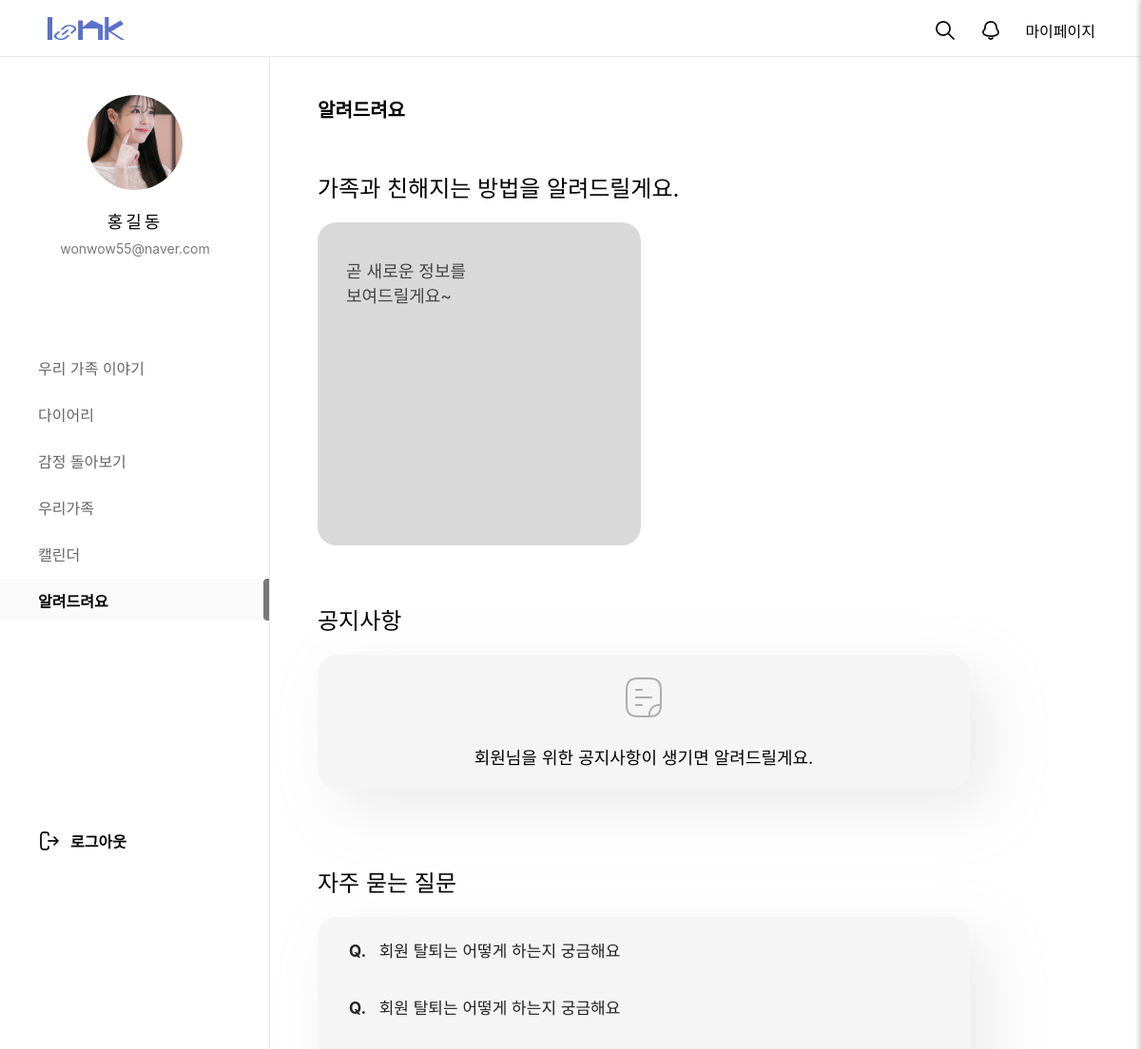
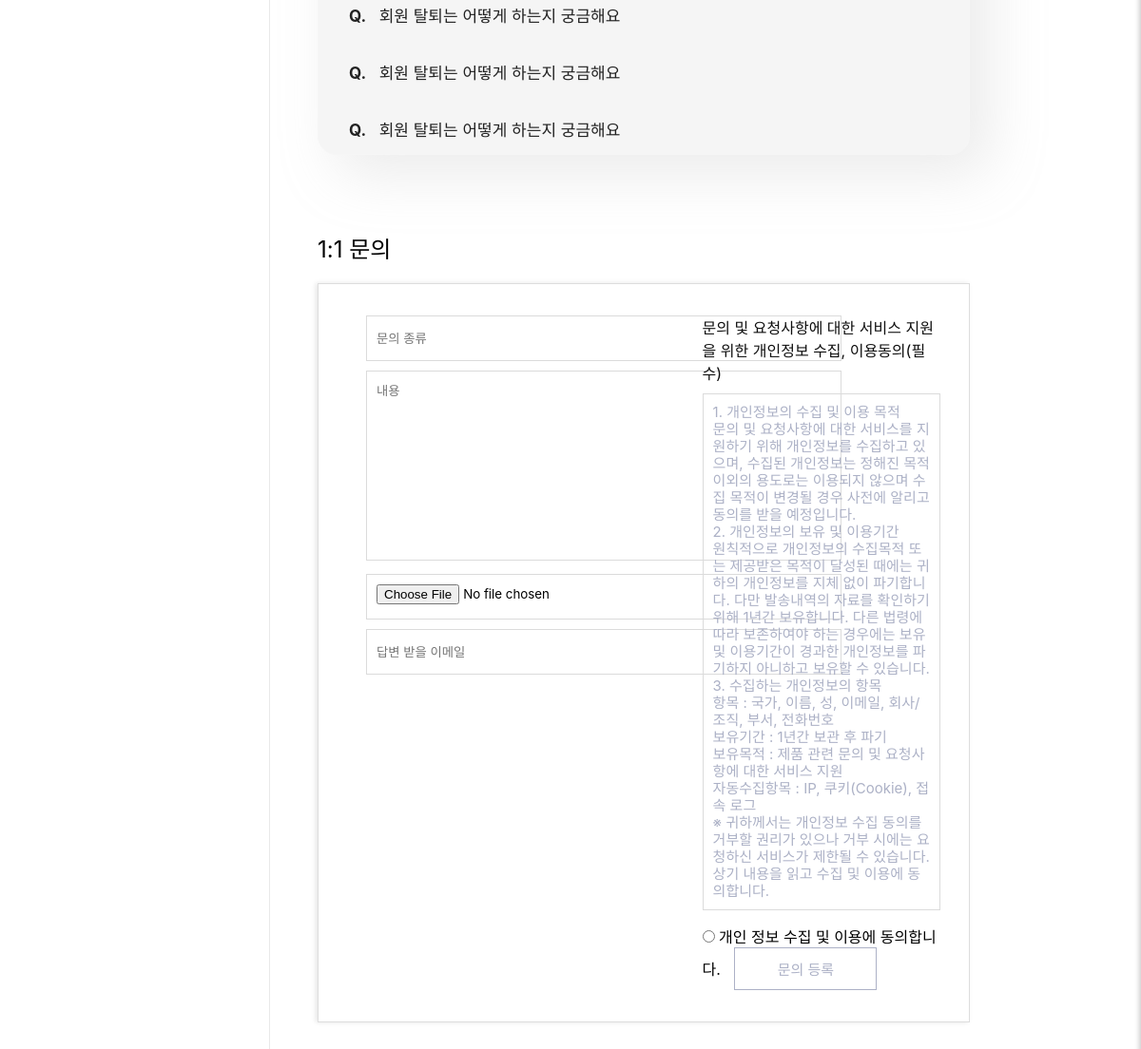
Screenshot of /customer/ (signed in) with the database file from the repository (2 pictures, top to bottom).
### mypage/models.py (models this page shows, shortened)
class Img(models.Model):
  id = models.CharField(max_length=50, primary_key=True)  # 고유한 ID
  img = models.ImageField(upload_to='images/', null=True, blank=True, default='../static/images/calendar1/default_profile.png')  # 디폴트 이미지 설정

### loginpage/models.py (models this page shows, shortened)
class Member(models.Model):
  id = models.CharField(max_length=50,primary_key=True)
  pw = models.CharField(max_length=100)
  name = models.CharField(max_length=100)
  nicName = models.CharField(max_length=100,default='123')
  mail = models.EmailField(max_length=100)
  birthday = models.CharField(max_length=50)
  gender = models.CharField(max_length=10,choices=[('남자', '남자'), ('여자', '여자')])
  mdate = models.DateTimeField(auto_now=True)
  created_group = models.OneToOneField(
        'diary.GroupDiary',  # '앱이름.모델이름' 형식
        on_delete=models.SET_NULL,
        null=True,
        blank=True,
        related_name='creator'
    )
  joined_group = models.ForeignKey(
        'diary.GroupDiary',  # '앱이름.모델이름' 형식
        on_delete=models.SET_NULL,
        null=True,
        blank=True,
        related_name='members'
    )

### customer/views.py (the view, shortened to what this page needs)
# urls.py: path('', views.main, name="main"),
def main(request):
  if request.method == 'GET':
    mem = Member.objects.filter(id = request.session['session_id'])
    qb = Img.objects.filter(id=request.session['session_id']).first()
    qs = NoticeBoard.objects.filter(category=1, status='게시중').order_by('-bno')[:5]
    qs_post = NoticeBoard.objects.filter(category=2).order_by('-bno')
    context = {'notice_5':qs, 'mem_info':mem[0], 'post_lists':qs_post, 'qb':qb}
  return render(request, 'customer_service.html', context)

### customer/templates/customer_service.html (shortened to what this page needs)
{% extends 'main_navi_base.html' %}
{% load static %}
  {% block profill-block%}
  <div id="user_profile">
    <div id="pimg">
      <img src="{{ qb.img.url }}" alt="" />
    </div>
    <p id="uName" >{{mem_info.name}}</p>
    <p id="uEmail">{{mem_info.mail}}</p>
  </div>
		<nav id="menu">
			<ul>
				<a href="/main/index/"><li class="menu_item">우리 가족 이야기</li></a>
				<a href="/diary/diaryHome/"><li class="menu_item">다이어리</li></a>
				<a href="/emotion/main/"><li class="menu_item">감정 돌아보기</li></a>
				<a href="/family1/fam/"><li class="menu_item">우리가족</li></a>
				<a href="/calendar1/cal/"><li class="menu_item">캘린더</li></a>
				<a href="/customer/"><li class="menu_item active">알려드려요</li></a>
			</ul>
		</nav>
  {% endblock profill-block%}
  {% block container-block%}
  <div id="container">
    <div id="customer_service_top">
      <h2>알려드려요</h2>
      <span>가족과 친해지는 방법을 알려드릴게요.</span>
      <div class="how_dairy">
        {% if post_lists %}
          {% for post in post_lists %}
          <a href="/customer/noticeview/{{post.bno}}/">
            <div class="slider-item" style="background-image: url('{{ post.bfile_thumbnail.url }}'); background-size: cover; background-position: center;"></div>
          </a>
          {% endfor %}
        {% else %}
        <div class="slider-item">
          <p>곧 새로운 정보를<br>보여드릴게요~</p>
        </div>
        {% endif %}
      </div>
    </div>
    <div id="customer_service_notice">
      <span>공지사항</span>
      <div class="customer_service_notice_table">
        <table>
          <colgroup>
            <col style="width:10%;">
            <col style="width:50%;">
            <col style="width:10%;">
            <col style="width:10%;">
          </colgroup>
          {% if notice_5 %}
          {% for notice in notice_5%}
          <tr>
            <td>{{forloop.revcounter}}</td>
            <td  class="t_left"><a href="/customer/noticeview/{{notice.bno}}/">{{notice.btitle}}</a></td>
            <td>관리자</td>
            <td>{{notice.bdate|date:'Y-m-d'}}</td>
          </tr>
          {% endfor %}
          <tr class="notice_list_last">
            <td colspan="4"><a href="/customer/noticelist/"><span>전체 공지 보기</span><img src="/static/images/customer/Expand_right_light.png" alt=""></a></td>
          </tr>
          {% else %}
          <tr>
            <td colspan='4'><img src="/static/images/customer/Document Align Left 11.png" alt=""><br><br>회원님을 위한 공지사항이 생기면 알려드릴게요.<br></td>
          </tr>
          {% endif %}
        </table>
      </div>
    </div>
    <div id="customer_service_qna">
      <span>자주 묻는 질문</span>
      <div class="customer_service_qnabox">
        <div class="customer_service_q">
          <p><strong>Q.  </strong>  회원 탈퇴는 어떻게 하는지 궁금해요</p>
        </div>
        <div class="customer_service_q">
          <p><strong>Q.  </strong>  회원 탈퇴는 어떻게 하는지 궁금해요</p>
        </div>
        <div class="customer_service_q">
          <p><strong>Q.  </strong>  회원 탈퇴는 어떻게 하는지 궁금해요</p>
        </div>
        <div class="customer_service_q">
          <p><strong>Q.  </strong>  회원 탈퇴는 어떻게 하는지 궁금해요</p>
        </div>
        <div class="customer_service_q">
          <p><strong>Q.  </strong>  회원 탈퇴는 어떻게 하는지 궁금해요</p>
        </div>
      </div>
    </div>
    <form action="/customer/" method='post' name='requFrm' enctype="multipart/form-data">
      <div id="customer_service_request">
        <span>1:1 문의</span>
        <div class="customer_service_request_box">
          <div class="customer_service_request_input">
            <input type="text" name='requ_title'placeholder="문의 종류">
            <textarea name="requ_content" id="" placeholder="내용"></textarea>
            <input type="file" name="request_file" id="request_file">
            <input type="text" name='requ_mail' placeholder="답변 받을 이메일">
          </div>
          <div class="customer_service_request_agree">
            <p>문의 및 요청사항에 대한 서비스 지원을 위한 개인정보 수집, 이용동의(필수)</p>
            <div class="agree_txt">
              1. 개인정보의 수집 및 이용 목적<br>
              문의 및 요청사항에 대한 서비스를 지원하기 위해 개인정보를 수집하고 있으며, 수집된 개인정보는 정해진 목적 이외의 용도로는 이용되지 않으며 수집 목적이 변경될 경우 사전에 알리고 동의를 받을 예정입니다.<br>
            2. 개인정보의 보유 및 이용기간<br>
            원칙적으로 개인정보의 수집목적 또는 제공받은 목적이 달성된 때에는 귀하의 개인정보를 지체 없이 파기합니다. 다만 발송내역의 자료를 확인하기 위해 1년간 보유합니다. 다른 법령에 따라 보존하여야 하는 경우에는 보유 및 이용기간이 경과한 개인정보를 파기하지 아니하고 보유할 수 있습니다.<br>
            3. 수집하는 개인정보의 항목<br>
            항목 : 국가, 이름, 성, 이메일, 회사/조직, 부서, 전화번호<br>
            보유기간 : 1년간 보관 후 파기<br>
            보유목적 : 제품 관련 문의 및 요청사항에 대한 서비스 지원<br>
            자동수집항목 : IP, 쿠키(Cookie), 접속 로그<br>
            ※ 귀하께서는 개인정보 수집 동의를 거부할 권리가 있으나 거부 시에는 요청하신 서비스가 제한될 수 있습니다.<br>
            상기 내용을 읽고 수집 및 이용에 동의합니다.<br>
          </div>
          <div class="agree_chk">
            <input type="radio" value='agree' id='agree'>
            <label for="agree"> 개인 정보 수집 및 이용에 동의합니다.</label>
            <button type="button" class='requBtn'>문의 등록</button>
          </div>
        </div>
      </div>
    </form>
    </div>
  {% endblock container-block%}

### static/css/main_navi_base.css (style rules this page uses)
* { margin: 0; padding: 0; font-family: "Pretendard Variable", Pretendard, -apple-system, BlinkMacSystemFont, system-ui, Roboto, "Helvetica Neue", "Segoe UI", "Apple SD Gothic Neo", "Noto Sans KR", "Malgun Gothic", "Apple Color Emoji", "Segoe UI Emoji", "Segoe UI Symbol", sans-serif; }
button { cursor: pointer; }
a { text-decoration: none; color: inherit; cursor: pointer; }
ol, ul { list-style: none; }
#user_profile { width: 284px; height: 264px; text-align: center; }
#uName { font-size: 18px; font-weight: 500; letter-spacing: 3px; line-height: 21px; margin-top:23px }
#uEmail { font-size: 14px; font-weight: 400; line-height: 17px; color: #797979; margin-top:9px }
#pimg { width: 100px; height: 100px; border-radius: 100%; overflow: hidden; margin: 40px auto 0; }
#pimg img { width: 100%; height: 100%; object-fit: cover; }
#menu ul { list-style: none; padding-left: 0; margin-bottom: 220px; }
#menu ul li { height: 44px; padding: 11px 0 11px 40px; margin-bottom: 5px; box-sizing: border-box; transition: background-color 0.3s, color 0.3s; }
.menu_item { font-size: 16px; font-weight: 400; color: #666; }
.menu_item.active { font-size: 16px; font-weight: 600; color: #000; background-color: #FAFAFA; background-image: url(/static/images/home/menu_bar.png); background-repeat: no-repeat; background-position: right center; }

### static/css/customer/customer_notice_view.css (style rules this page uses)
* { margin: 0; padding: 0; box-sizing: border-box; font-family: "Pretendard Variable", Pretendard, -apple-system, BlinkMacSystemFont, system-ui, Roboto, "Helvetica Neue", "Segoe UI", "Apple SD Gothic Neo", "Noto Sans KR", "Malgun Gothic", "Apple Color Emoji", "Segoe UI Emoji", "Segoe UI Symbol", sans-serif; }
a { text-decoration: none; }
body, html { height: 100%; }
table, tr, td { border-collapse: collapse; color: #333; font-size: 14px; }
#container { width: 100%; min-height: 100vh; padding: 100px 180px 300px 334px; }

### static/css/customer/customer_notice_list.css (style rules this page uses)
* { margin: 0; padding: 0; box-sizing: border-box; font-family: "Pretendard Variable", Pretendard, -apple-system, BlinkMacSystemFont, system-ui, Roboto, "Helvetica Neue", "Segoe UI", "Apple SD Gothic Neo", "Noto Sans KR", "Malgun Gothic", "Apple Color Emoji", "Segoe UI Emoji", "Segoe UI Symbol", sans-serif; }
a { text-decoration: none; color:inherit; }
body, html { height: 100%; }
table, tr, td { border-collapse: collapse; color: #333; font-size: 14px; }
#container { width: 100%; min-height: 100vh; padding: 60px 300px 0 300px; }

### static/css/emotion/emotion.css (style rules this page uses)
* { margin: 0; padding: 0; box-sizing: border-box; font-family: "Pretendard Variable", Pretendard, -apple-system, BlinkMacSystemFont, system-ui, Roboto, "Helvetica Neue", "Segoe UI", "Apple SD Gothic Neo", "Noto Sans KR", "Malgun Gothic", "Apple Color Emoji", "Segoe UI Emoji", "Segoe UI Symbol", sans-serif; }
a { text-decoration: none; color: inherit; cursor: pointer; }
ol, ul { list-style: none; }
body, html { height: 100%; }
table, tr, td { border-collapse: collapse; color: #333; font-size: 14px; }
#container { width: 100%; min-height: 100vh; padding: 100px 100px 100px 334px; }

### static/css/mypage/mypage_modi.css (style rules this page uses)
* { margin: 0; padding: 0; box-sizing: border-box; font-family: "Pretendard Variable", Pretendard, -apple-system, BlinkMacSystemFont, system-ui, Roboto, "Helvetica Neue", "Segoe UI", "Apple SD Gothic Neo", "Noto Sans KR", "Malgun Gothic", "Apple Color Emoji", "Segoe UI Emoji", "Segoe UI Symbol", sans-serif; }
a { text-decoration: none; color:inherit; }
body, html { height: 100%; }
table, tr, td { border-collapse: collapse; color: #333; font-size: 14px; }
#container { width: 100%; min-height: 100vh; padding: 100px 180px 300px 334px; }

### rows the page displays
Img: img (picture)
Member: name "홍길동", mail "wonwow55@naver.com"
